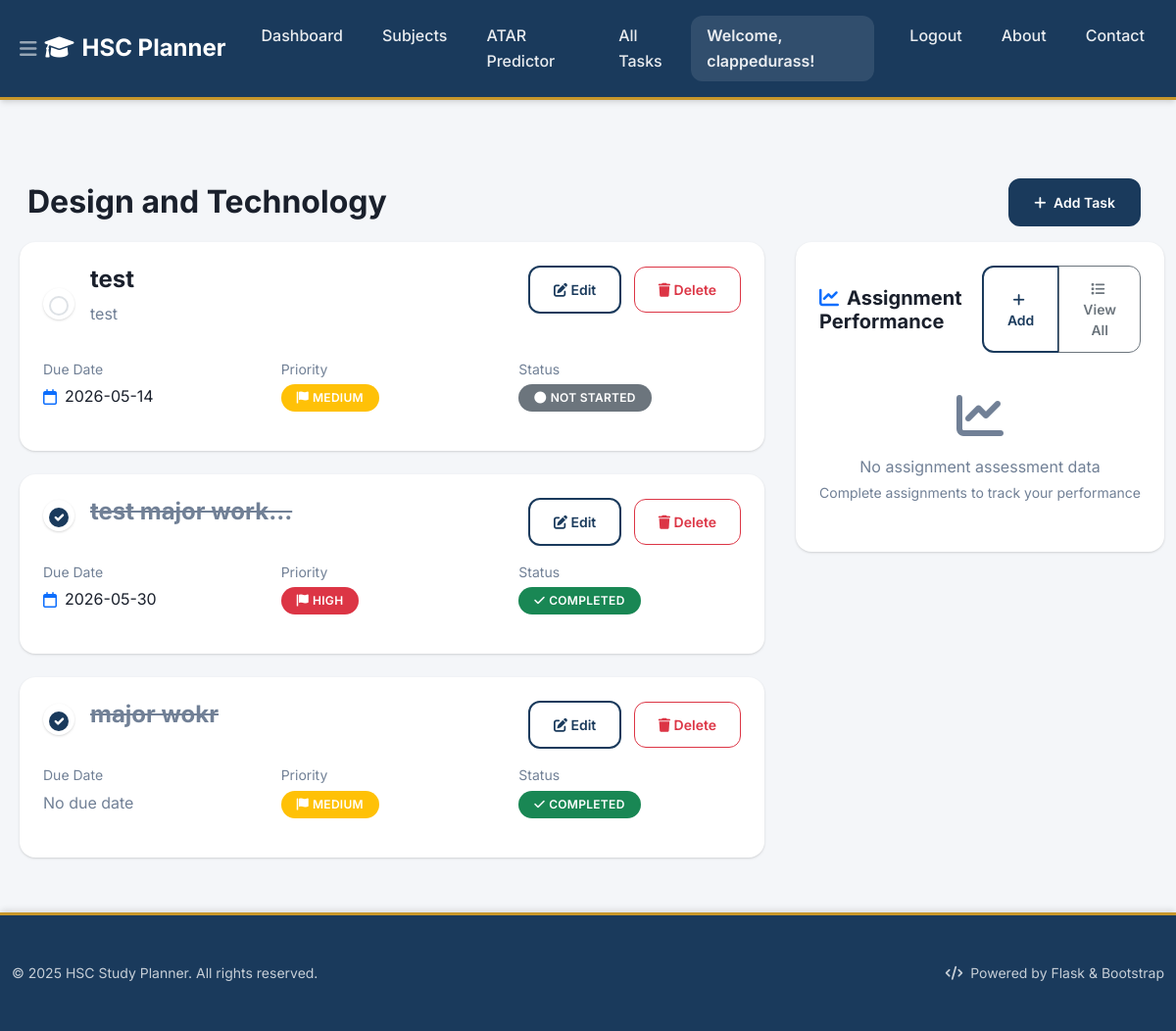
/?subject_id=25 (signed in), run on an earlier commit of the app's database.
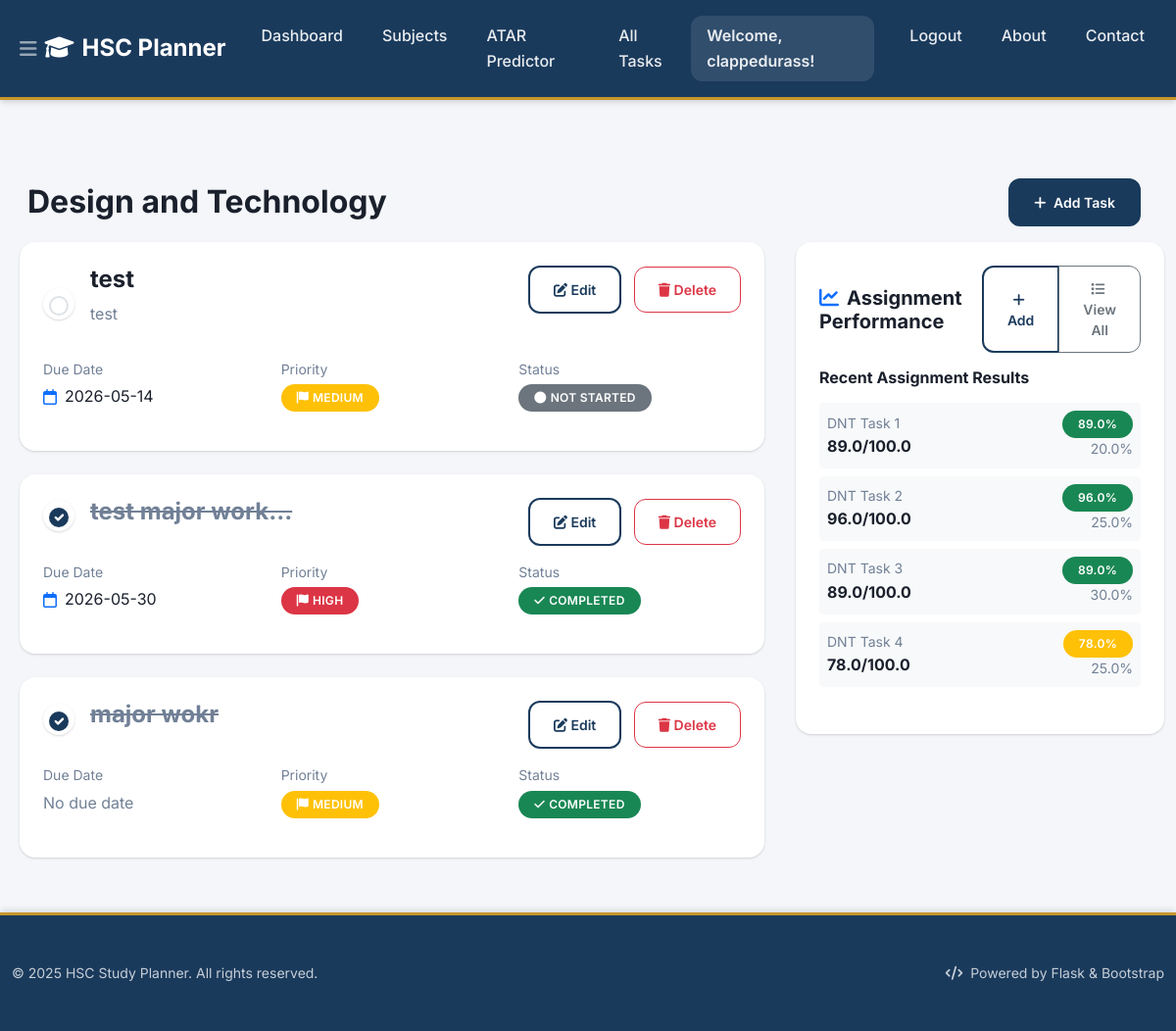
And on a later commit of the database.
### tables this page shows
CREATE TABLE tasks (
    id INTEGER PRIMARY KEY AUTOINCREMENT,
    user_id INTEGER NOT NULL,
    title TEXT NOT NULL,
    description TEXT,
    due_date TEXT,
    priority TEXT NOT NULL DEFAULT 'medium',
    status TEXT NOT NULL DEFAULT 'not_started',
    category_id INTEGER,
    completed_at TEXT, subject_id INTEGER REFERENCES subjects(id),
    FOREIGN KEY (user_id) REFERENCES users (id),
    FOREIGN KEY (category_id) REFERENCES categories (id)
);

CREATE TABLE assessment_results (
    id INTEGER PRIMARY KEY AUTOINCREMENT,
    subject_id INTEGER NOT NULL,
    user_id INTEGER NOT NULL,
    task_name TEXT NOT NULL,
    weight REAL NOT NULL,                -- Percentage weight e.g. 30.0
    raw_mark REAL NOT NULL,              -- Mark achieved
    max_mark REAL NOT NULL,              -- Mark out of
    date_recorded TEXT,
    FOREIGN KEY (subject_id) REFERENCES subjects (id),
    FOREIGN KEY (user_id) REFERENCES users (id)
);

### Task_Organiser/app.py (the view)
    @app.route('/')
    @login_required
    def index():
        db = get_db()
        status = request.args.get('status')
        priority = request.args.get('priority')
        category_id = request.args.get('category')
        subject_id = request.args.get('subject_id')
        query = '''
            SELECT t.*, c.name as category_name, c.color as category_color, s.name as subject_name
            FROM tasks t
            LEFT JOIN categories c ON t.category_id = c.id
            LEFT JOIN subjects s ON t.subject_id = s.id
            WHERE t.user_id = ?
        '''
        params = [g.user['id']]
        if status and status != 'all':
            query += ' AND t.status = ?'
            params.append(status)
        if priority and priority != 'all':
            query += ' AND t.priority = ?'
            params.append(priority)
        if category_id and category_id != 'all':
            query += ' AND t.category_id = ?'
            params.append(category_id)
        if subject_id:
            query += ' AND t.subject_id = ?'
            params.append(subject_id)
        query += '''
            ORDER BY
                CASE WHEN t.due_date IS NULL THEN 1 ELSE 0 END,
                t.due_date ASC,
                CASE t.priority
                    WHEN 'high' THEN 1
                    WHEN 'medium' THEN 2
                    WHEN 'low' THEN 3
                    ELSE 4
                END
        '''
        tasks = db.execute(query, params).fetchall()
        categories = db.execute('SELECT * FROM categories ORDER BY name').fetchall()
        try:
            subjects = db.execute('SELECT * FROM subjects WHERE user_id = ? ORDER BY name', (g.user['id'],)).fetchall()
            subjects_list = [dict(subject) for subject in subjects] if subjects else []
            for subject in subjects_list:
                task_count = db.execute('SELECT COUNT(*) as count FROM tasks WHERE user_id = ? AND subject_id = ?',
                                      (g.user['id'], subject['id'])).fetchone()
                subject['task_count'] = task_count['count'] if task_count else 0
                completed_count = db.execute('SELECT COUNT(*) as count FROM tasks WHERE user_id = ? AND subject_id = ? AND status = "completed"',
                                           (g.user['id'], subject['id'])).fetchone()
                completed = completed_count['count'] if completed_count else 0
                if subject['task_count'] > 0:
                    subject['progress'] = int((completed / subject['task_count']) * 100)
                else:
                    subject['progress'] = 0
                priority_task = db.execute('''
                    SELECT title, priority, due_date
                    FROM tasks
                    WHERE user_id = ? AND subject_id = ? AND status != "completed"
                    ORDER BY
                        CASE priority
                            WHEN 'high' THEN 1
                            WHEN 'medium' THEN 2
                            WHEN 'low' THEN 3
                            ELSE 4
                        END,
                        due_date ASC
                    LIMIT 1
                ''', (g.user['id'], subject['id'])).fetchone()
                subject['priority_task'] = dict(priority_task) if priority_task else None
                subject['completed_tasks'] = completed
        except Exception as e:
            subjects_list = []
        current_subject = None
        assessment_results = []
        if subject_id:
            current_subject = db.execute('SELECT * FROM subjects WHERE id = ? AND user_id = ?',
                                        (subject_id, g.user['id'])).fetchone()
            if current_subject:
                assessment_results = db.execute('''
                    SELECT task_name, weight, raw_mark, max_mark, date_recorded
                    FROM assessment_results
                    WHERE subject_id = ? AND user_id = ?
                    ORDER BY date_recorded ASC
                ''', (subject_id, g.user['id'])).fetchall()
                assessment_results = [dict(result) for result in assessment_results]
                for i, result in enumerate(assessment_results):
                    result['percentage'] = round((result['raw_mark'] / result['max_mark']) * 100, 1) if result['max_mark'] > 0 else 0
                    result['test_number'] = i + 1
        return render_template('index.html',
                             tasks=tasks,
                             categories=categories,
                             subjects=subjects_list,
                             current_subject=current_subject,
                             assessment_results=assessment_results,
                             current_status=status or 'all',
                             current_priority=priority or 'all',
                             current_category=category_id or 'all',
                             subject_id=subject_id)

### Task_Organiser/app.py (called while the page is built)
def login_required(view):
    @wraps(view)
    def wrapped_view(**kwargs):
        if g.user is None:
            return redirect(url_for('login'))
        return view(**kwargs)
    return wrapped_view

### Task_Organiser/db.py (called while the page is built)
def get_db():
    if 'db' not in g:
        database_path = current_app.config['DATABASE']
        g.db = sqlite3.connect(database_path)
        g.db.row_factory = sqlite3.Row
    return g.db

### Task_Organiser/templates/index.html (shortened to what the changed rows need)
{% extends "base.html" %}
{% block content %}
    {% if current_subject or tasks %}
    <div class="mt-4">
        {% if current_subject %}
        {% if tasks %}
            <div class="d-flex justify-content-between align-items-center mb-3 px-3">
                <h2 class="mb-0">{{ current_subject.name }}</h2>
            </div>
            <div class="row g-4 mb-4">
                <div class="col-12 col-lg-8">
                    <div class="row g-4 mx-0">
                        {% for task in tasks %}
                        <div class="col-12 px-2">
                            <div class="card border-0 shadow-sm h-100 expanded-task-card">
                                <div class="card-body p-4">
                                    <div class="row">
                                        <div class="col-12">
                                            <div class="d-flex justify-content-between align-items-start mb-3">
                                                <div class="d-flex align-items-center flex-grow-1">
                                                    <div class="task-toggle me-3">
                                                        <input type="checkbox"
                                                               class="form-check-input"
                                                               id="task-{{ task.id }}"
                                                               {% if task.status == 'completed' %}checked{% endif %}
                                                               data-task-id="{{ task.id }}" onchange="toggleTaskStatus(this)"
                                                               style="width: 24px; height: 24px; cursor: pointer; border-radius: 50%;">
                                                    </div>
                                                    <div class="flex-grow-1">
                                                        <h4 class="card-title fw-bold mb-2 {% if task.status == 'completed' %}text-decoration-line-through text-muted{% endif %}">
                                                            {{ task.title|truncate_title(30 if subject_id else 12) }}
                                                        </h4>
                                                        {% if task.description %}
                                                        <p class="text-muted mb-3">{{ task.description }}</p>
                                                        {% endif %}
                                                    </div>
                                                </div>
                                                <div class="task-actions">
                                                    <a href="{{ url_for('edit_task', task_id=task.id) }}" class="btn btn-outline-primary btn-sm me-2">
                                                        <i class="fas fa-edit"></i> Edit
                                                    </a>
                                                    <form method="POST" action="{{ url_for('delete_task', task_id=task.id) }}" style="display: inline;" onsubmit="return confirm('Are you sure you want to delete this task?');">
                                                        <button type="submit" class="btn btn-outline-danger btn-sm">
                                                            <i class="fas fa-trash"></i> Delete
                                                        </button>
                                                    </form>
                                                </div>
                                            </div>
                                            <div class="row g-3 mb-3">
                                                <div class="col-md-4">
                                                    <small class="text-muted d-block mb-1">Due Date</small>
                                                    {% if task.due_date %}
                                                    <div class="d-flex align-items-center">
                                                        <i class="far fa-calendar text-primary me-2"></i>
                                                        <span class="fw-semibold">{{ task.due_date|format_datetime }}</span>
                                                    </div>
                                                    {% else %}
                                                    <span class="text-muted">No due date</span>
                                                    {% endif %}
                                                </div>
                                                <div class="col-md-4">
                                                    <small class="text-muted d-block mb-1">Priority</small>
                                                    <span class="badge bg-{{ 'danger' if task.priority == 'high' else 'warning' if task.priority == 'medium' else 'info' }} rounded-pill px-3 py-2">
                                                        <i class="fas fa-flag me-1"></i>{{ task.priority|title }}
                                                    </span>
                                                </div>
                                                <div class="col-md-4">
                                                    <small class="text-muted d-block mb-1">Status</small>
                                                    <span class="badge bg-{{ 'success' if task.status == 'completed' else 'warning' if task.status == 'in_progress' else 'secondary' }} rounded-pill px-3 py-2">
                                                        <i class="fas fa-{{ 'check' if task.status == 'completed' else 'clock' if task.status == 'in_progress' else 'circle' }} me-1"></i>{{ task.status|replace('_', ' ')|title }}
                                                    </span>
                                                </div>
                                            </div>
                                        </div>
                                    </div>
                                </div>
                            </div>
                        </div>
                        {% endfor %}
                    </div>
                </div>
                <div class="col-12 col-lg-4">
                    <div class="card border-0 shadow-sm">
                        <div class="card-body p-4">
                            {% if assessment_results %}
                            <div class="mb-4">
                                <h6 class="fw-semibold mb-3">Recent Assignment Results</h6>
                                <div class="assessment-scores">
                                    {% for result in assessment_results[-5:] %}
                                    <div class="d-flex justify-content-between align-items-center mb-2 p-2 bg-light rounded">
                                        <div>
                                            <small class="text-muted d-block">{{ result.task_name[:20] }}{% if result.task_name|length > 20 %}...{% endif %}</small>
                                            <span class="fw-bold">{{ result.raw_mark }}/{{ result.max_mark }}</span>
                                        </div>
                                        <div class="text-end">
                                            <span class="badge bg-{{ 'success' if result.percentage >= 80 else 'warning' if result.percentage >= 60 else 'danger' }} rounded-pill">
                                                {{ result.percentage }}%
                                            </span>
                                            <small class="text-muted d-block">{{ result.weight }}%</small>
                                        </div>
                                    </div>
                                    {% endfor %}
                                </div>
                            </div>
                                                        {% else %}
                            <div class="text-center py-4">
                                <i class="fas fa-chart-line text-muted mb-3" style="font-size: 3rem;"></i>
                                <p class="text-muted mb-0">No assignment assessment data</p>
                                <small class="text-muted">Complete assignments to track your performance</small>
                            </div>
                            {% endif %}
                        </div>
                    </div>
                </div>
            </div>
        {% endif %}
        {% endif %}
    </div>
    {% endif %}
{% endblock %}

What changed in the data, as far as the page shows it:
added assessment_results: task_name "DNT Task 1", raw_mark "89.0", max_mark "100.0", percentage "89.0", weight "20.0"
added assessment_results: task_name "DNT Task 2", raw_mark "96.0", max_mark "100.0", percentage "96.0", weight "25.0"
added assessment_results: task_name "DNT Task 3", raw_mark "89.0", max_mark "100.0", percentage "89.0", weight "30.0"
added assessment_results: task_name "DNT Task 4", raw_mark "78.0", max_mark "100.0", percentage "78.0", weight "25.0"
Also different on the page:
text no longer shown: "No assignment assessment data Complete assignments to track your performance"
text now shown: "Recent Assignment Results"
